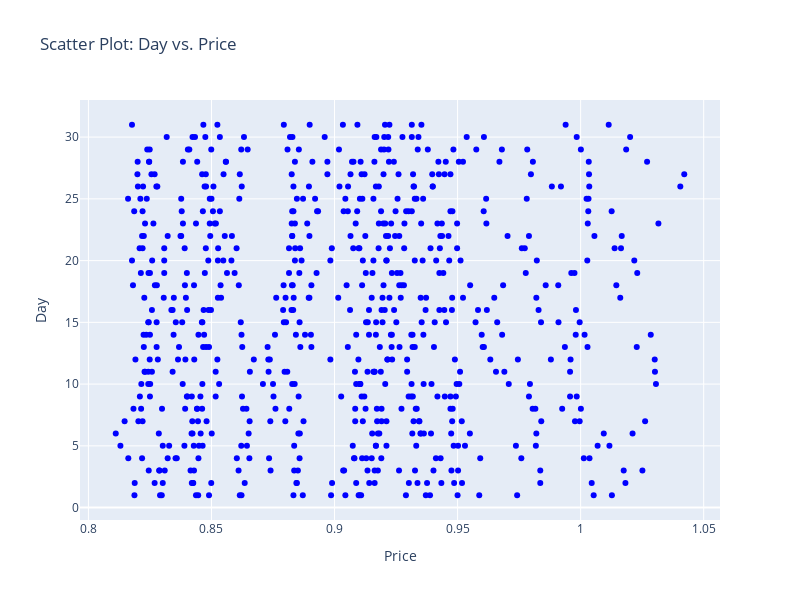

Notebook cell for this chart:
### Code cell
import plotly.express as px

# Assuming 'data' is a DataFrame containing your data

# Create a scatter plot with Plotly Express
fig = px.scatter(data, x='Price', y='Day', title='Scatter Plot: Day vs. Price', 
                 labels={'Price': 'Price', 'Date': 'Day'}, color_discrete_sequence=['blue'])


fig.update_layout(
    autosize=False,
    width=800,
    height=600,)

# Show the plot
fig.show()

### Figure 1 — Plotly figure (JSON) as saved in the notebook; plotly's stock layout.template omitted (floating-point values rounded to 4 significant figures; data arrays with more than 128 entries replaced by an {"elided": "..."} marker saying what was removed)
{"data": [{"hovertemplate": "Price=%{x}<br>Day=%{y}<extra></extra>", "legendgroup": "", "marker": {"color": "blue", "symbol": "circle"}, "mode": "markers", "name": "", "orientation": "v", "showlegend": false, "type": "scatter", "x": {"elided": "693 float values"}, "xaxis": "x", "y": {"elided": "693 int values"}, "yaxis": "y"}], "layout": {"autosize": false, "height": 600, "legend": {"tracegroupgap": 0}, "title": {"text": "Scatter Plot: Day vs. Price"}, "width": 800, "xaxis": {"anchor": "y", "domain": [0, 1], "title": {"text": "Price"}}, "yaxis": {"anchor": "x", "domain": [0, 1], "title": {"text": "Day"}}}}
